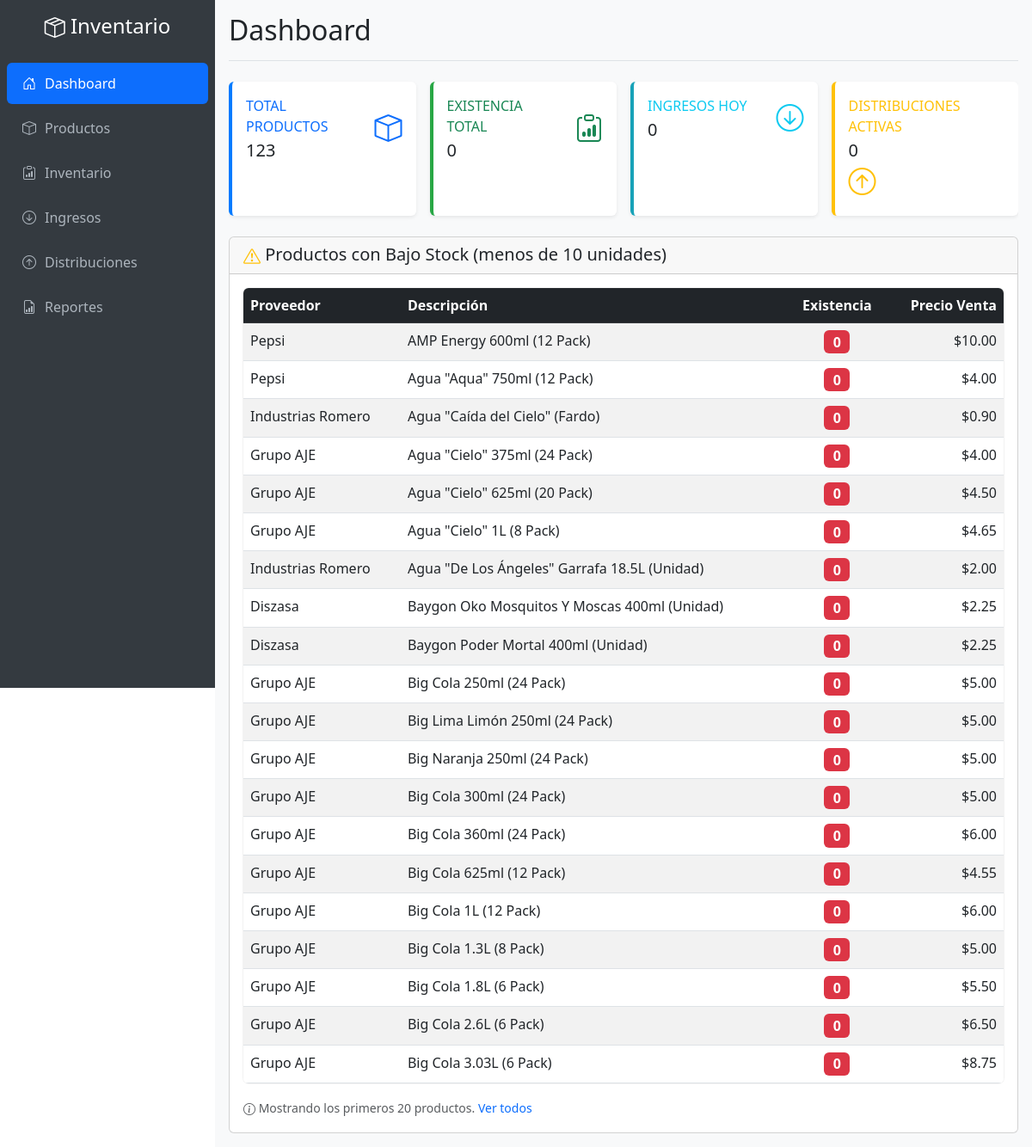
The page / on the database its author committed.
### tables this page shows
CREATE TABLE productos (
    id INT PRIMARY KEY AUTO_INCREMENT,
    proveedor VARCHAR(255) NOT NULL,
    descripcion TEXT NOT NULL,
    precio_venta DECIMAL(10,2) NOT NULL,
    existencia INT DEFAULT 0,
    fecha_creacion TIMESTAMP DEFAULT CURRENT_TIMESTAMP,
    fecha_actualizacion TIMESTAMP DEFAULT CURRENT_TIMESTAMP ON UPDATE CURRENT_TIMESTAMP
);

### index.php (the view, shortened to what this page needs)
<!DOCTYPE html>
<html lang="es">
<head>
    <link href="https://cdn.jsdelivr.net/npm/bootstrap@5.3.0/dist/css/bootstrap.min.css" rel="stylesheet">
    <link href="https://cdn.jsdelivr.net/npm/bootstrap-icons@1.10.0/font/bootstrap-icons.css" rel="stylesheet">
</head>
<body>
    <div class="app-container">
        <nav class="sidebar" id="sidebar">
            <div class="pt-3">
                <div class="text-center mb-4">
                    <h4 class="text-white d-none d-lg-block">
                        <i class="bi bi-box-seam"></i> Inventario
                    </h4>
                </div>
                <ul class="nav flex-column">
                    <li class="nav-item">
                        <a class="nav-link active" href="index.php">
                            <i class="bi bi-house-door"></i> Dashboard
                        </a>
                    </li>
                    <li class="nav-item">
                        <a class="nav-link" href="productos.php">
                            <i class="bi bi-box"></i> Productos
                        </a>
                    </li>
                    <li class="nav-item">
                        <a class="nav-link" href="inventario.php">
                            <i class="bi bi-clipboard-data"></i> Inventario
                        </a>
                    </li>
                    <li class="nav-item">
                        <a class="nav-link" href="ingresos.php">
                            <i class="bi bi-arrow-down-circle"></i> Ingresos
                        </a>
                    </li>
                    <li class="nav-item">
                        <a class="nav-link" href="distribuciones.php">
                            <i class="bi bi-arrow-up-circle"></i> Distribuciones
                        </a>
                    </li>
                    <li class="nav-item">
                        <a class="nav-link" href="reportes.php">
                            <i class="bi bi-file-earmark-bar-graph"></i> Reportes
                        </a>
                    </li>
                </ul>
            </div>
        </nav>
        <main class="main-content">
            <div class="content-wrapper">
                <div class="d-flex justify-content-between flex-wrap align-items-center mb-4 pb-3 border-bottom">
                    <h1 class="h2 mb-0">Dashboard</h1>
                </div>
                <?php
                $database = new Database();
                $db = $database->getConnection();
                $stmt_productos = $db->prepare("SELECT COUNT(*) as total FROM productos");
                $stmt_productos->execute();
                $total_productos = $stmt_productos->fetch()['total'];
                $stmt_existencia = $db->prepare("SELECT SUM(existencia) as total FROM productos");
                $stmt_existencia->execute();
                $total_existencia = $stmt_existencia->fetch()['total'] ?? 0;
                $stmt_ingresos = $db->prepare("SELECT COUNT(*) as total FROM ingresos WHERE DATE(fecha_creacion) = CURDATE()");
                $stmt_ingresos->execute();
                $ingresos_hoy = $stmt_ingresos->fetch()['total'];
                $stmt_distribuciones = $db->prepare("SELECT COUNT(*) as total FROM distribuciones WHERE estado = 'activo'");
                $stmt_distribuciones->execute();
                $distribuciones_activas = $stmt_distribuciones->fetch()['total'];
                ?>
                <div class="row g-3 mb-4">
                    <div class="col-xl-3 col-md-6">
                        <div class="card border-left-primary card-dashboard animate-in">
                            <div class="card-body">
                                <div class="row align-items-center">
                                    <div class="col">
                                        <div class="text-xs font-weight-bold text-primary text-uppercase mb-1">
                                            Total Productos
                                        </div>
                                        <div class="h5 mb-0 font-weight-bold">
                                            <?php echo number_format($total_productos); ?>
                                        </div>
                                    </div>
                                    <div class="col-auto">
                                        <i class="bi bi-box fs-2 text-primary"></i>
                                    </div>
                                </div>
                            </div>
                        </div>
                    </div>
                    <div class="col-xl-3 col-md-6">
                        <div class="card border-left-success card-dashboard animate-in">
                            <div class="card-body">
                                <div class="row align-items-center">
                                    <div class="col">
                                        <div class="text-xs font-weight-bold text-success text-uppercase mb-1">
                                            Existencia Total
                                        </div>
                                        <div class="h5 mb-0 font-weight-bold">
                                            <?php echo number_format($total_existencia); ?>
                                        </div>
                                    </div>
                                    <div class="col-auto">
                                        <i class="bi bi-clipboard-data fs-2 text-success"></i>
                                    </div>
                                </div>
                            </div>
                        </div>
                    </div>
                    <div class="col-xl-3 col-md-6">
                        <div class="card border-left-info card-dashboard animate-in">
                            <div class="card-body">
                                <div class="row align-items-center">
                                    <div class="col">
                                        <div class="text-xs font-weight-bold text-info text-uppercase mb-1">
                                            Ingresos Hoy
                                        </div>
                                        <div class="h5 mb-0 font-weight-bold">
                                            <?php echo number_format($ingresos_hoy); ?>
                                        </div>
                                    </div>
                                    <div class="col-auto">
                                        <i class="bi bi-arrow-down-circle fs-2 text-info"></i>
                                    </div>
                                </div>
                            </div>
                        </div>
                    </div>
                    <div class="col-xl-3 col-md-6">
                        <div class="card border-left-warning card-dashboard animate-in">
                            <div class="card-body">
                                <div class="row align-items-center">
                                    <div class="col">
                                        <div class="text-xs font-weight-bold text-warning text-uppercase mb-1">
                                            Distribuciones Activas
                                        </div>
                                        <div class="h5 mb-0 font-weight-bold">
                                            <?php echo number_format($distribuciones_activas); ?>
                                        </div>
                                    </div>
                                    <div class="col-auto">
                                        <i class="bi bi-arrow-up-circle fs-2 text-warning"></i>
                                    </div>
                                </div>
                            </div>
                        </div>
                    </div>
                </div>
                <div class="row">
                    <div class="col-12">
                        <div class="card animate-in">
                            <div class="card-header">
                                <h5 class="card-title mb-0">
                                    <i class="bi bi-exclamation-triangle text-warning"></i>
                                    Productos con Bajo Stock (menos de 10 unidades)
                                </h5>
                            </div>
                            <div class="card-body">
                                <?php
                                $stmt_bajo_stock = $db->prepare("SELECT * FROM productos WHERE existencia < 10 ORDER BY existencia ASC LIMIT 20");
                                $stmt_bajo_stock->execute();
                                $productos_bajo_stock = $stmt_bajo_stock->fetchAll();
                                if (count($productos_bajo_stock) > 0): ?>
                                    <div class="table-responsive">
                                        <table class="table table-striped table-hover mb-0">
                                            <thead class="table-dark">
                                                <tr>
                                                    <th>Proveedor</th>
                                                    <th>Descripción</th>
                                                    <th class="text-center">Existencia</th>
                                                    <th class="text-end">Precio Venta</th>
                                                </tr>
                                            </thead>
                                            <tbody>
                                                <?php foreach ($productos_bajo_stock as $producto): ?>
                                                    <tr>
                                                        <td>
                                                            <span class="fw-medium"><?php echo htmlspecialchars($producto['proveedor']); ?></span>
                                                        </td>
                                                        <td>
                                                            <span title="<?php echo htmlspecialchars($producto['descripcion']); ?>">
                                                                <?php echo htmlspecialchars($producto['descripcion']); ?>
                                                            </span>
                                                        </td>
                                                        <td class="text-center">
                                                            <span class="badge fs-6 <?php echo $producto['existencia'] == 0 ? 'bg-danger' : 'bg-warning text-dark'; ?>">
                                                                <?php echo number_format($producto['existencia']); ?>
                                                            </span>
                                                        </td>
                                                        <td class="text-end fw-medium">
                                                            $<?php echo number_format($producto['precio_venta'], 2); ?>
                                                        </td>
                                                    </tr>
                                                <?php endforeach; ?>
                                            </tbody>
                                        </table>
                                    </div>
                                    <?php if (count($productos_bajo_stock) == 20): ?>
                                        <div class="mt-3">
                                            <small class="text-muted">
                                                <i class="bi bi-info-circle"></i>
                                                Mostrando los primeros 20 productos.
                                                <a href="inventario.php?stock=bajo_stock" class="text-decoration-none">Ver todos</a>
                                            </small>
                                        </div>
                                    <?php endif; ?>
                                <?php endif; ?>
                            </div>
                        </div>
                    </div>
                </div>
            </div>
        </main>
    </div>
</body>
</html>

### index.php (style rules this page uses)
* { box-sizing: border-box; }
body { margin: 0; padding: 0; overflow-x: hidden; }
.app-container { display: flex; min-height: 100vh; width: 100%; }
.sidebar { background-color: #343a40; width: 250px; min-height: 100vh; position: fixed; top: 0; left: 0; z-index: 1000; overflow-y: auto; transition: transform 0.3s ease; }
.sidebar .nav-link { color: #adb5bd; padding: 0.75rem 1rem; border-radius: 0.375rem; margin: 0.125rem 0.5rem; display: flex; align-items: center; }
.sidebar .nav-link.active { color: #fff; background-color: #0d6efd; }
.sidebar .nav-link i { width: 20px; margin-right: 8px; text-align: center; }
.main-content { flex: 1; margin-left: 250px; min-height: 100vh; width: calc(100% - 250px); padding: 1rem; background-color: #f8f9fa; }
.card-dashboard { transition: transform 0.2s ease; border: none; box-shadow: 0 0.125rem 0.25rem rgba(0, 0, 0, 0.075); border-left: 4px solid; height: 100%; }
.border-left-primary { border-left-color: #007bff !important; }
.border-left-success { border-left-color: #28a745 !important; }
.border-left-info { border-left-color: #17a2b8 !important; }
.border-left-warning { border-left-color: #ffc107 !important; }
.content-wrapper { width: 100%; max-width: 100%; overflow-x: auto; }
.table-responsive { border-radius: 0.375rem; box-shadow: 0 0 0 1px rgba(0, 0, 0, 0.05); }
.animate-in { animation: slideIn 0.3s ease-out; }
.bi { vertical-align: middle; }

### rows shown on the page
productos: proveedor "Pepsi", descripcion "AMP Energy 600ml (12 Pack)", existencia "0", precio_venta "10.00"
productos: proveedor "Pepsi", descripcion "Agua \"Aqua\" 750ml (12 Pack)", existencia "0", precio_venta "4.00"
productos: proveedor "Industrias Romero", descripcion "Agua \"Caída del Cielo\" (Fardo)", existencia "0", precio_venta "0.90"
productos: proveedor "Grupo AJE", descripcion "Agua \"Cielo\" 375ml (24 Pack)", existencia "0", precio_venta "4.00"
productos: proveedor "Grupo AJE", descripcion "Agua \"Cielo\" 625ml (20 Pack)", existencia "0", precio_venta "4.50"
productos: proveedor "Grupo AJE", descripcion "Agua \"Cielo\" 1L (8 Pack)", existencia "0", precio_venta "4.65"
productos: proveedor "Industrias Romero", descripcion "Agua \"De Los Ángeles\" Garrafa 18.5L (Unidad)", existencia "0", precio_venta "2.00"
productos: proveedor "Diszasa", descripcion "Baygon Oko Mosquitos Y Moscas 400ml (Unidad)", existencia "0", precio_venta "2.25"
productos: proveedor "Diszasa", descripcion "Baygon Poder Mortal 400ml (Unidad)", existencia "0", precio_venta "2.25"
productos: proveedor "Grupo AJE", descripcion "Big Cola 250ml (24 Pack)", existencia "0", precio_venta "5.00"
productos: proveedor "Grupo AJE", descripcion "Big Lima Limón 250ml (24 Pack)", existencia "0", precio_venta "5.00"
productos: proveedor "Grupo AJE", descripcion "Big Naranja 250ml (24 Pack)", existencia "0", precio_venta "5.00"
productos: proveedor "Grupo AJE", descripcion "Big Cola 300ml (24 Pack)", existencia "0", precio_venta "5.00"
productos: proveedor "Grupo AJE", descripcion "Big Cola 360ml (24 Pack)", existencia "0", precio_venta "6.00"
productos: proveedor "Grupo AJE", descripcion "Big Cola 625ml (12 Pack)", existencia "0", precio_venta "4.55"
productos: proveedor "Grupo AJE", descripcion "Big Cola 1L (12 Pack)", existencia "0", precio_venta "6.00"
productos: proveedor "Grupo AJE", descripcion "Big Cola 1.3L (8 Pack)", existencia "0", precio_venta "5.00"
productos: proveedor "Grupo AJE", descripcion "Big Cola 1.8L (6 Pack)", existencia "0", precio_venta "5.50"
productos: proveedor "Grupo AJE", descripcion "Big Cola 2.6L (6 Pack)", existencia "0", precio_venta "6.50"
productos: proveedor "Grupo AJE", descripcion "Big Cola 3.03L (6 Pack)", existencia "0", precio_venta "8.75"

### other values the page prints
$total_productos "123"
$total_existencia "0"
$ingresos_hoy "0"
$distribuciones_activas "0"
